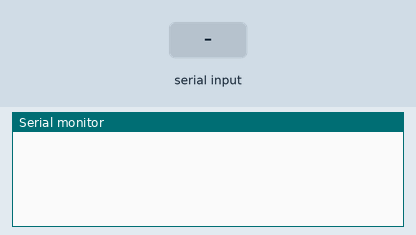
Recording of a sketch running on a simulated Arduino Uno, built with avr-gcc and run on an emulated ATmega328P. Parts: the last lines printed to the serial monitor. The test bench sets the inputs (shaded band).

Above: at 2.2 s.
2.3 s: "90,45\n" received over Serial
At 3.8 s:
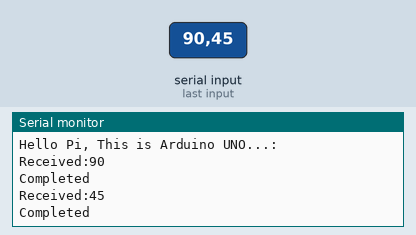
4.5 s: "30,150\n" received over Serial
At 6.5 s:
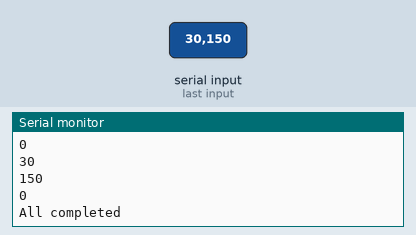
Timing chart, 0 to 8.0 s (numbered marks = the images above; inputs shaded):
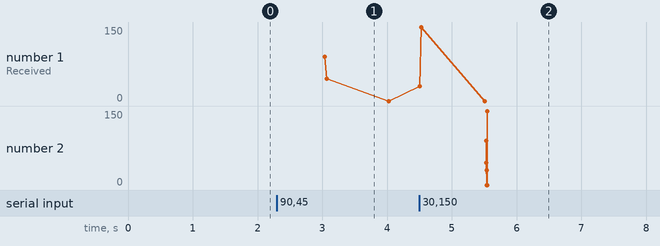

The sketch:

ServoRotation.ino
```cpp
#include <SoftwareSerial.h>

SoftwareSerial mySerial(10, 11); // RX, TX

#define GET_LOW_BYTE(A) (uint8_t)((A))
//Macro function  get lower 8 bits of A
#define GET_HIGH_BYTE(A) (uint8_t)((A) >> 8)
//Macro function  get higher 8 bits of A
#define BYTE_TO_HW(A, B) ((((uint16_t)(A)) << 8) | (uint8_t)(B))
//put A as higher 8 bits   B as lower 8 bits   which amalgamated into 16 bits integer

#define LOBOT_SERVO_FRAME_HEADER         0x55
#define LOBOT_SERVO_MOVE_TIME_WRITE      1
#define LOBOT_SERVO_MOVE_TIME_READ       2
#define LOBOT_SERVO_MOVE_TIME_WAIT_WRITE 7
#define LOBOT_SERVO_MOVE_TIME_WAIT_READ  8
#define LOBOT_SERVO_MOVE_START           11
#define LOBOT_SERVO_MOVE_STOP            12
#define LOBOT_SERVO_ID_WRITE             13
#define LOBOT_SERVO_ID_READ              14

byte LobotCheckSum(byte buf[])
{
  byte i;
  uint16_t temp = 0;
  for (i = 2; i < buf[3] + 2; i++) {
    temp += buf[i];
  }
  temp = ~temp;
  i = (byte)temp;
  return i;
}

void LobotSerialServoMove(SoftwareSerial &SerialX, uint8_t id, int16_t position, uint16_t time)
{
  byte buf[10];
  if(position < 0)
    position = 0;
  if(position > 1000)
    position = 1000;
  buf[0] = buf[1] = LOBOT_SERVO_FRAME_HEADER;
  buf[2] = id;
  buf[3] = 7;
  buf[4] = LOBOT_SERVO_MOVE_TIME_WRITE;
  buf[5] = GET_LOW_BYTE(position);
  buf[6] = GET_HIGH_BYTE(position);
  buf[7] = GET_LOW_BYTE(time);
  buf[8] = GET_HIGH_BYTE(time);
  buf[9] = LobotCheckSum(buf);
  SerialX.write(buf, 10);
}

void setup() {
  // Open serial communications and wait for port to open:
  Serial.begin(9600);
  while (!Serial) {
    ; // wait for serial port to connect. Needed for native USB port only
  }

  // set the data rate for the SoftwareSerial port
  mySerial.begin(115200);
  delay(1000);
}

#define ID1   1
#define ID2   2
#define ID3   3
#define ID4   4
#define ID5   5
#define ID6   6

//int i[6] = {-188, -180, -209, -166, 180, 0};
int i[6] = {-125, -188, -313, -126, 0, 0};
int j[6] = {-125, -188, -313, -126, 0, 400};
int bin[6] = {375, 0, -375, 0, 0, 400};
int put_bin[6] = {375, 0, -375, 0, 0, 0};
int num = 0;

void move_to_initial(){
  LobotSerialServoMove(mySerial, ID6, 412, 1000);
  LobotSerialServoMove(mySerial, ID5, 600, 1000);
  LobotSerialServoMove(mySerial, ID4, 500, 1000);
  LobotSerialServoMove(mySerial, ID3, 500, 1000);
  LobotSerialServoMove(mySerial, ID2, 535, 1000);
  LobotSerialServoMove(mySerial, ID1, 200, 1000);
  delay(2000);
}

void move_to(int pos[]) {
  LobotSerialServoMove(mySerial, ID6, 412 + pos[0], 1000);
  LobotSerialServoMove(mySerial, ID5, 600 + pos[1], 1000);
  LobotSerialServoMove(mySerial, ID4, 500 + pos[2], 1000);
  LobotSerialServoMove(mySerial, ID3, 500 + pos[3], 1000);
  LobotSerialServoMove(mySerial, ID2, 535 + pos[4], 1000);
  LobotSerialServoMove(mySerial, ID1, 200 + pos[5], 1000);
  delay(2000);
}

void move_to_bin() {
  LobotSerialServoMove(mySerial, ID6, 412 + bin[0], 1000);
  LobotSerialServoMove(mySerial, ID5, 600 + bin[1], 1000);
  LobotSerialServoMove(mySerial, ID4, 500 + bin[2], 1000);
  LobotSerialServoMove(mySerial, ID3, 500 + bin[3], 1000);
  LobotSerialServoMove(mySerial, ID2, 535 + bin[4], 1000);
  LobotSerialServoMove(mySerial, ID1, 200 + bin[5], 1000);
  delay(2000);
}

void sweep_workspace() {
  LobotSerialServoMove(mySerial, ID6, 412 + 188, 1000);
  LobotSerialServoMove(mySerial, ID5, 600 - 350, 1000);
  LobotSerialServoMove(mySerial, ID4, 500, 1000);
  LobotSerialServoMove(mySerial, ID3, 500, 1000);
  LobotSerialServoMove(mySerial, ID2, 535, 1000);
  LobotSerialServoMove(mySerial, ID1, 200, 1000);
  delay(2000);

  LobotSerialServoMove(mySerial, ID6, 412 - 188, 1000);
  LobotSerialServoMove(mySerial, ID5, 600 - 350, 1000);
  LobotSerialServoMove(mySerial, ID4, 500, 1000);
  LobotSerialServoMove(mySerial, ID3, 500, 1000);
  LobotSerialServoMove(mySerial, ID2, 535, 1000);
  LobotSerialServoMove(mySerial, ID1, 200, 1000);
  delay(5000);

  move_to_initial();
}


// data to be received from raspberry pi
int destination[6] = {0, 0, 0, 0, 0, 0};

void loop() {
  // put your main code here, to run repeatedly:
  move_to_initial();
  communicate();
  // signal, ready to move
  LobotSerialServoMove(mySerial, ID1, 600, 1000);
  delay(1200);
  LobotSerialServoMove(mySerial, ID1, 200, 1000);
  delay(1200);

  move_to(destination);
  LobotSerialServoMove(mySerial, ID1, 600, 1000);
  delay(1200);
  LobotSerialServoMove(mySerial, ID5, 900 , 1000);
  delay(1200);
  LobotSerialServoMove(mySerial, ID6, 712, 1000);
  delay(1200);
  move_to_bin();
  delay(1200);
  LobotSerialServoMove(mySerial, ID1, 100, 1000);
  delay(2000);

  Serial.println("done");


}

void communicate(){
  Serial.println("Hello Pi, This is Arduino UNO...:");

  for (int pos = 0; pos < 6; pos++) {
  while (Serial.available() == 0){
    ; // wait for input signal
  }

  // read the incoming byte:
  if (Serial.available()){
      receive(Serial.parseInt(), pos);
  }
   }
  // Print the array
  for(int i = 0; i < 6; i++)
  {
    Serial.println(destination[i]);
  }
  Serial.println("All completed");
  // Serial.flush();
}

void receive(int n, int pos) {
  Serial.print("Received:");
  Serial.println(n);
  destination[pos] = n;
  Serial.println("Completed");
}
```

Measured:
- after the input at 2.3 s, the serial monitor: prints a new line after 0.74 s (image 1)
- after the input at 4.5 s, the serial monitor: prints a new line at once (image 2)
